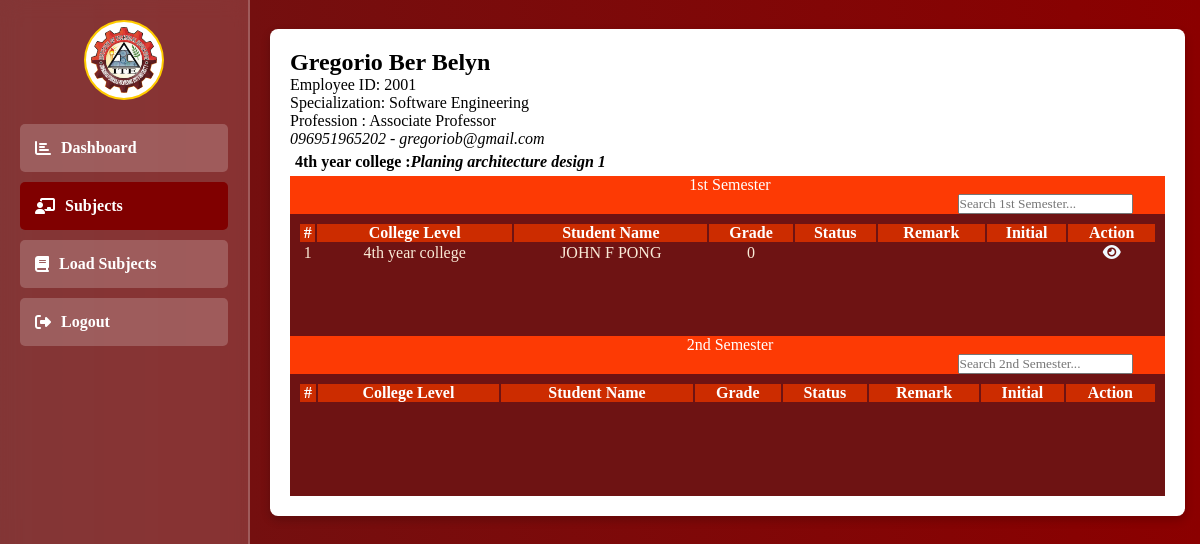
/teacher/students.php (signed in), run on an earlier commit of the app's database.
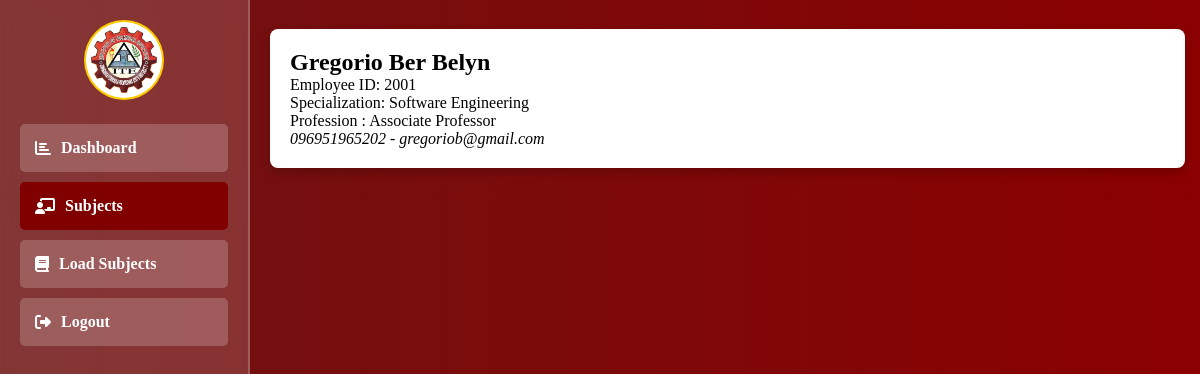
And on a later commit of the database.
### tables this page shows
CREATE TABLE `college_level` (
  `id` int(11) NOT NULL,
  `year_level` varchar(100) NOT NULL
);

CREATE TABLE `student_with_subjects` (
  `id` int(11) NOT NULL,
  `student_id` int(11) NOT NULL,
  `teacher_id` int(100) NOT NULL,
  `semester` int(11) NOT NULL,
  `program_id` varchar(10) NOT NULL,
  `school_year` varchar(100) NOT NULL,
  `subject_code` varchar(100) NOT NULL,
  `subject_name` varchar(100) NOT NULL,
  `college_level` varchar(100) NOT NULL,
  `teacher_name` varchar(100) NOT NULL,
  `grade` double NOT NULL,
  `status` varchar(100) NOT NULL,
  `remark` varchar(100) NOT NULL,
  `final` varchar(100) NOT NULL,
  `created_at` datetime NOT NULL DEFAULT current_timestamp()
);

### teacher/teacher_function.php (called while the page is built, shortened)
<?php
include "../db_connect.php";
function getMyId2($id)
{
    global $pdo;
    $id = intval($id);
    try {
        $sql = "SELECT s.*,
        CONCAT(s.lname, ' ', s.mname, ' ', s.fname) AS teacher_name
        FROM teachers s WHERE s.id = ?";
        $stmt = $pdo->prepare($sql);
        $stmt->execute([$id]);
        return $stmt->fetch(PDO::FETCH_ASSOC);
    } catch (PDOException $e) {
        error_log("Database Error: " . $e->getMessage());
        return [];
    }
}
function subjectList($id)
{
    global $pdo;
    $sql = "SELECT DISTINCT subject_name, college_level FROM student_with_subjects WHERE teacher_id = ? ORDER BY college_level, subject_name ASC";
    try {
        $stmt = $pdo->prepare($sql);
        $stmt->execute([$id]);
        return $stmt->fetchAll();
    } catch (PDOException $e) {
        echo 'Error: ' . $e->getMessage();
        return [];
    }
}
function getSubjectTeacher($id)
{
    global $pdo;
    $sql = "SELECT DISTINCT sws.*
            FROM student_with_subjects sws
            WHERE sws.teacher_id = ?";
    try {
        $stmt = $pdo->prepare($sql);
        $stmt->execute([$id]);
        return $stmt->fetchAll();
    } catch (PDOException $e) {
        echo 'Error: ' . $e->getMessage();
        return [];
    }
}
function getStudentById($id)
{
    global $pdo;
    try {
        $stmt = $pdo->prepare("
        SELECT CONCAT(lname, ' ', mname, ' ', fname) AS student_name , email, course FROM students WHERE id = ?
        ");
        $stmt->execute([$id]);
        return $stmt->fetch(PDO::FETCH_ASSOC);
    } catch (PDOException $e) {
        error_log("Database Error: " . $e->getMessage());
        return [];
    }
}

### teacher/student_function.php (called while the page is built, shortened)
<?php
include "../db_connect.php";
function getCollegeLevelbyTeacher($id)
{
    global $pdo;
    $stmt = $pdo->prepare("SELECT * FROM college_level WHERE id = ?");
    $stmt->execute([$id]);
    return $stmt->fetch(PDO::FETCH_ASSOC);
}
?>

### teacher/students.php (the view, shortened to what the changed rows need)
<?php
include "../db_connect.php";
include "./teacher_function.php";
include "./student_function.php";
$teacher_id = $_SESSION['teacher_id'];
?>
<!DOCTYPE html>
<html lang="en">
<head>
    <link rel="stylesheet" href="https://cdnjs.cloudflare.com/ajax/libs/font-awesome/6.2.0/css/all.css">
</head>
<body>
    <div class="content">
        <div class="dashboard-container">
            <?php $student = getMyId2($teacher_id) ?>
            <?php if ($student) { ?>
                <div class="modal">
                    <div class="modal-content">
                        <h2 id="programTitle"><?php echo htmlspecialchars($student['teacher_name']) ?></h2>
                        <span id="sy">Employee ID: <?php echo $student['teacher_code']; ?></span><br>
                        <span id="course">Profession : <?php echo $student['profession']; ?></span><br>
                    <?php } ?>
                    <div class="table_col">
                        <?php $subject = subjectList($teacher_id) ?>
                        <?php foreach ($subject as $sub) {
                            ?>
                            <?php $levels = getCollegeLevelbyTeacher($sub['college_level']) ?>
                            <label class="semester"
                                style="display:flex; justify-content:left;"><?php echo $levels['year_level']; ?> : <i>
                                    <?php echo $sub['subject_name']; ?></i></label>
                            <div class="table_content" style="text-align:center;">
                                <div
                                    style="width: 100%; text-align: center; background-color:rgb(253, 58, 4); color: #FFFFFF">
                                    <label style="padding:5px;" for="">1st
                                        Semester <input type="text" id="search1" placeholder="Search 1st Semester..."
                                            style=" width: 20%;margin-left:40rem;">
                                    </label>
                                </div>
                                <table>
                                    <tr>
                                        <th>#</th>
                                        <th>College Level</th>
                                        <th>Student Name</th>
                                        <th>Grade</th>
                                        <th>Status</th>
                                        <th>Remark</th>
                                        <th>Initial</th>
                                        <th>Action</th>
                                    </tr>
                                    <tbody id="subjectList1">
                                        <?php $subject = getSubjectTeacher($teacher_id) ?>
                                        <?php foreach ($subject as $index => $row) { ?>
                                            <?php if ($row['semester'] == 1 && $sub['subject_name'] == $row['subject_name'] && $row['college_level'] == $sub['college_level']) { ?>
                                                <tr>
                                                    <td><?php echo $index + 1; ?></td>
                                                    <?php $levels = getCollegeLevelbyTeacher($row['college_level']) ?>
                                                    <td><?php echo $levels['year_level']; ?></td>
                                                    <?php $students = getStudentById($row['student_id']) ?>
                                                    <td><?php echo htmlspecialchars($students['student_name']); ?></td>
                                                    <td><?php echo $row['grade']; ?></td>
                                                    <td><?php echo $row['status']; ?></td>
                                                    <td><?php echo $row['remark']; ?></td>
                                                    <td><?php echo $row['final']; ?></td>
                                                    <td>
                                                        <div style="color: aliceblue; text-align:center;">
                                                            <a
                                                                href="update_student.php?action=list&teacher_id=<?php echo $teacher_id; ?>&student_id=<?php echo $row['student_id']; ?>&subject_id=<?php echo $row['id']; ?>">
                                                                <i style="color: aliceblue;" class="fa fa-eye"></i>
                                                            </a>
                                                        </div>
                                                    </td>
                                                </tr>
                                            <?php } ?>
                                        <?php } ?>
                                    </tbody>
                                </table>
                            </div>
                            <div class="table_content" style="text-align:center;">
                                <div
                                    style="width: 100%; text-align: center; background-color:rgb(253, 58, 4); color: #FFFFFF">
                                    <label style="padding:5px;" for="">2nd
                                        Semester <input type="text" id="search2" placeholder="Search 2nd Semester..."
                                            style=" width: 20%;margin-left:40rem;"></label>
                                </div>
                                <table>
                                    <tr>
                                        <th>#</th>
                                        <th>College Level</th>
                                        <th>Student Name</th>
                                        <th>Grade</th>
                                        <th>Status</th>
                                        <th>Remark</th>
                                        <th>Initial</th>
                                        <th>Action</th>
                                    </tr>
                                </table>
                            </div>
                        <?php } ?>
                    </div>
                </div>
            </div>
        </div>
    </div>

What changed in the data, as far as the page shows it:
no longer on this page (row unchanged): college_level: year_level "4th year college"
removed student_with_subjects: college_level.year_level "4th year college", student_name "JOHN F PONG", grade "0"
Also different on the page:
list line gone: ": Planing architecture design 1 1st Semester  # College Level Student Name Grade Status Remark Initial Action 2nd Semester  # College Level Student Name Grade Status Remark Initial Action"
